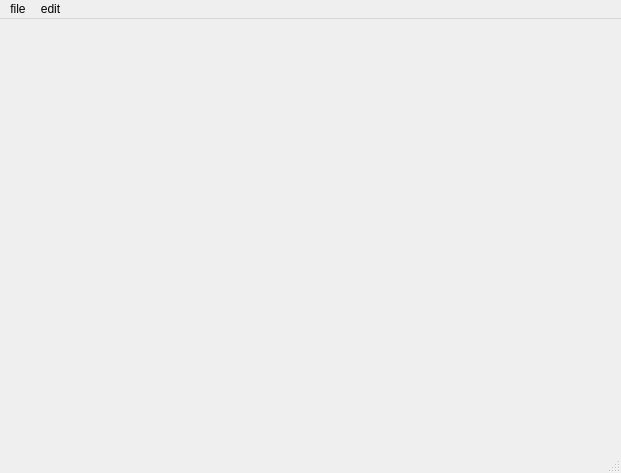
<?xml version="1.0" encoding="UTF-8"?>
<ui version="4.0">
 <class>MainWindow</class>
 <widget class="QMainWindow" name="MainWindow">
  <property name="geometry">
   <rect>
    <x>0</x>
    <y>0</y>
    <width>621</width>
    <height>473</height>
   </rect>
  </property>
  <property name="windowTitle">
   <string>MainWindow</string>
  </property>
  <widget class="QWidget" name="centralWidget"/>
  <widget class="QMenuBar" name="menuBar">
   <property name="geometry">
    <rect>
     <x>0</x>
     <y>0</y>
     <width>621</width>
     <height>21</height>
    </rect>
   </property>
   <widget class="QMenu" name="menucation">
    <property name="title">
     <string>file</string>
    </property>
    <addaction name="actionopen"/>
    <addaction name="actionsave"/>
    <addaction name="actionclose"/>
   </widget>
   <widget class="QMenu" name="menuedit">
    <property name="title">
     <string>edit</string>
    </property>
    <widget class="QMenu" name="menudisplay_mode">
     <property name="title">
      <string>display mode</string>
     </property>
     <addaction name="actionnormal"/>
     <addaction name="actionpoly"/>
    </widget>
    <addaction name="actioncolor"/>
    <addaction name="actiontexture"/>
    <addaction name="menudisplay_mode"/>
   </widget>
   <addaction name="menucation"/>
   <addaction name="menuedit"/>
  </widget>
  <widget class="QStatusBar" name="statusBar"/>
  <action name="actionopen">
   <property name="text">
    <string>open</string>
   </property>
  </action>
  <action name="actionsave">
   <property name="text">
    <string>save</string>
   </property>
  </action>
  <action name="actionedit">
   <property name="text">
    <string>edit</string>
   </property>
  </action>
  <action name="actioncolor">
   <property name="text">
    <string>color</string>
   </property>
  </action>
  <action name="actiontexture">
   <property name="text">
    <string>texture</string>
   </property>
  </action>
  <action name="actionclose">
   <property name="text">
    <string>close</string>
   </property>
  </action>
  <action name="actionnormal">
   <property name="text">
    <string>normal</string>
   </property>
  </action>
  <action name="actionpoly">
   <property name="text">
    <string>poly</string>
   </property>
  </action>
 </widget>
 <layoutdefault spacing="6" margin="11"/>
 <resources/>
 <connections/>
</ui>
